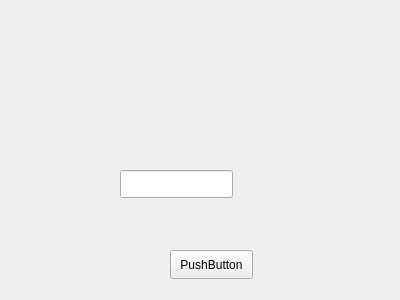
<?xml version="1.0" encoding="UTF-8"?>
<ui version="4.0">
 <class>Form</class>
 <widget class="QWidget" name="Form">
  <property name="geometry">
   <rect>
    <x>0</x>
    <y>0</y>
    <width>400</width>
    <height>300</height>
   </rect>
  </property>
  <property name="windowTitle">
   <string>Form</string>
  </property>
  <widget class="QPushButton" name="pushButton">
   <property name="geometry">
    <rect>
     <x>170</x>
     <y>250</y>
     <width>83</width>
     <height>29</height>
    </rect>
   </property>
   <property name="text">
    <string>PushButton</string>
   </property>
  </widget>
  <widget class="QLineEdit" name="addText">
   <property name="geometry">
    <rect>
     <x>120</x>
     <y>170</y>
     <width>113</width>
     <height>28</height>
    </rect>
   </property>
  </widget>
 </widget>
 <resources/>
 <connections/>
</ui>
